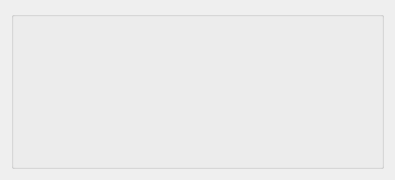
<?xml version="1.0" encoding="UTF-8"?>
<ui version="4.0">
 <class>Form</class>
 <widget class="QWidget" name="Form">
  <property name="geometry">
   <rect>
    <x>0</x>
    <y>0</y>
    <width>395</width>
    <height>180</height>
   </rect>
  </property>
  <property name="sizePolicy">
   <sizepolicy hsizetype="Ignored" vsizetype="Ignored">
    <horstretch>0</horstretch>
    <verstretch>0</verstretch>
   </sizepolicy>
  </property>
  <property name="windowTitle">
   <string>Form</string>
  </property>
  <layout class="QVBoxLayout" name="verticalLayout">
   <item>
    <widget class="QGroupBox" name="formGroupBox">
     <property name="title">
      <string/>
     </property>
     <layout class="QFormLayout" name="formLayout"/>
    </widget>
   </item>
  </layout>
 </widget>
 <resources/>
 <connections/>
</ui>
